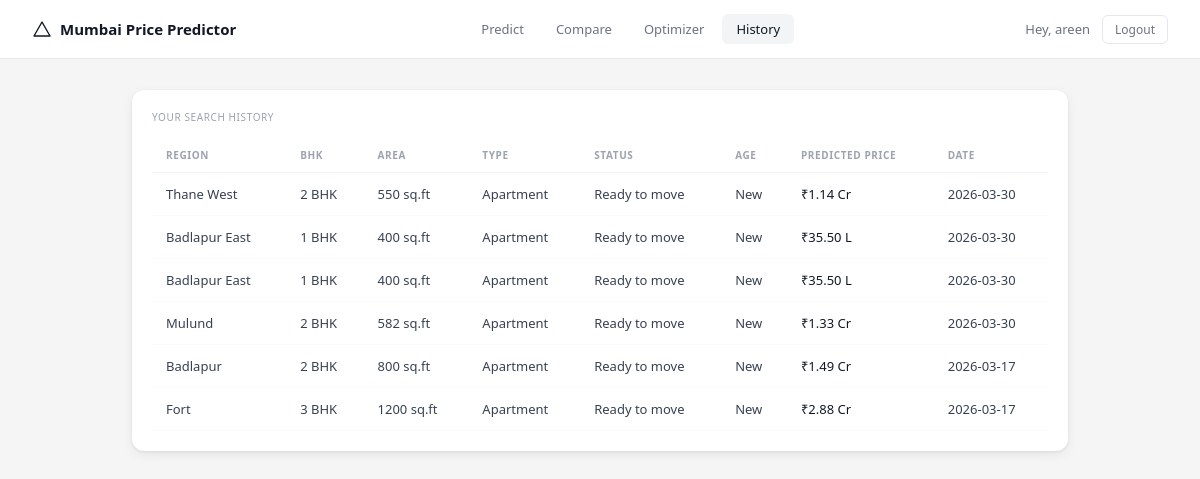
The app's page /history (signed in) with its own data.
### tables this page shows
CREATE TABLE searches (
            id INTEGER PRIMARY KEY AUTOINCREMENT,
            user_id INTEGER NOT NULL,
            bhk INTEGER,
            area INTEGER,
            property_type TEXT,
            region TEXT,
            status TEXT,
            age TEXT,
            predicted_price REAL,
            created_at TIMESTAMP DEFAULT CURRENT_TIMESTAMP
        );

### app.py (the view)
@app.route("/history")
@login_required
def history():
    conn = sqlite3.connect("database.db")
    cursor = conn.cursor()
    cursor.execute("""
        SELECT bhk, area, property_type, region, status, age, predicted_price, created_at
        FROM searches WHERE user_id=?
        ORDER BY created_at DESC
    """, (session["user_id"],))
    searches = cursor.fetchall()
    conn.close()
    return render_template("history.html",
        searches=searches,
        user_name=session["user_name"],
        show_nav=True
    )

### app.py (called while the page is built)
def login_required(f):
    @wraps(f)
    def decorated(*args, **kwargs):
        if "user_id" not in session:
            return redirect(url_for("login"))
        return f(*args, **kwargs)
    return decorated

### templates/history.html
{% extends "base.html" %}
{% block content %}
<div class="card" style="padding: 20px;">
    <div class="section-label">your search history</div>
    {% if searches %}
    <table class="history-table">
        <thead>
            <tr>
                <th>Region</th>
                <th>BHK</th>
                <th>Area</th>
                <th>Type</th>
                <th>Status</th>
                <th>Age</th>
                <th>Predicted Price</th>
                <th>Date</th>
            </tr>
        </thead>
        <tbody>
            {% for s in searches %}
            <tr>
                <td>{{ s[3] }}</td>
                <td>{{ s[0] }} BHK</td>
                <td>{{ s[1] }} sq.ft</td>
                <td>{{ s[2] }}</td>
                <td>{{ s[4] }}</td>
                <td>{{ s[5] }}</td>
                <td style="color: #111827; font-weight: 500;">
                    {% if s[6] >= 100 %}
                        ₹{{ "%.2f"|format(s[6]/100) }} Cr
                    {% else %}
                        ₹{{ "%.2f"|format(s[6]) }} L
                    {% endif %}
                </td>
                <td>{{ s[7][:10] }}</td>
            </tr>
            {% endfor %}
        </tbody>
    </table>
    {% else %}
    <div style="text-align: center; padding: 3rem; color: #9ca3af;">
        No searches yet — go predict some prices!
    </div>
    {% endif %}
</div>
{% endblock %}

### static/css/style.css (style rules this page uses)
* { margin: 0; padding: 0; box-sizing: border-box; font-family: 'Segoe UI', sans-serif; }
body { background: #f5f5f5; color: #111827; min-height: 100vh; }
.card { background: #ffffff; border-radius: 12px; box-shadow: 0 1px 3px rgba(0,0,0,0.08), 0 4px 12px rgba(0,0,0,0.06); padding: 20px; }
.section-label { font-size: 10px; color: #9ca3af; text-transform: uppercase; letter-spacing: 0.06em; margin-bottom: 14px; }
.history-table { width: 100%; border-collapse: collapse; font-size: 13px; }
.history-table th { text-align: left; padding: 10px 14px; font-size: 10px; color: #9ca3af; text-transform: uppercase; letter-spacing: 0.06em; border-bottom: 1px solid #f3f4f6; }
.history-table td { padding: 12px 14px; color: #374151; border-bottom: 1px solid #f9fafb; }

### records on screen
searches: region "Thane West", bhk "2", area "550", property_type "Apartment", status "Ready to move", age "New", s[6]/100 "1.14", created_at "2026-03-30"
searches: region "Badlapur East", bhk "1", area "400", property_type "Apartment", status "Ready to move", age "New", predicted_price "35.50", created_at "2026-03-30"
searches: region "Badlapur East", bhk "1", area "400", property_type "Apartment", status "Ready to move", age "New", predicted_price "35.50", created_at "2026-03-30"
searches: region "Mulund", bhk "2", area "582", property_type "Apartment", status "Ready to move", age "New", s[6]/100 "1.33", created_at "2026-03-30"
searches: region "Badlapur", bhk "2", area "800", property_type "Apartment", status "Ready to move", age "New", s[6]/100 "1.49", created_at "2026-03-17"
searches: region "Fort", bhk "3", area "1200", property_type "Apartment", status "Ready to move", age "New", s[6]/100 "2.88", created_at "2026-03-17"

### other values on screen
{{ user_name }} "areen"
